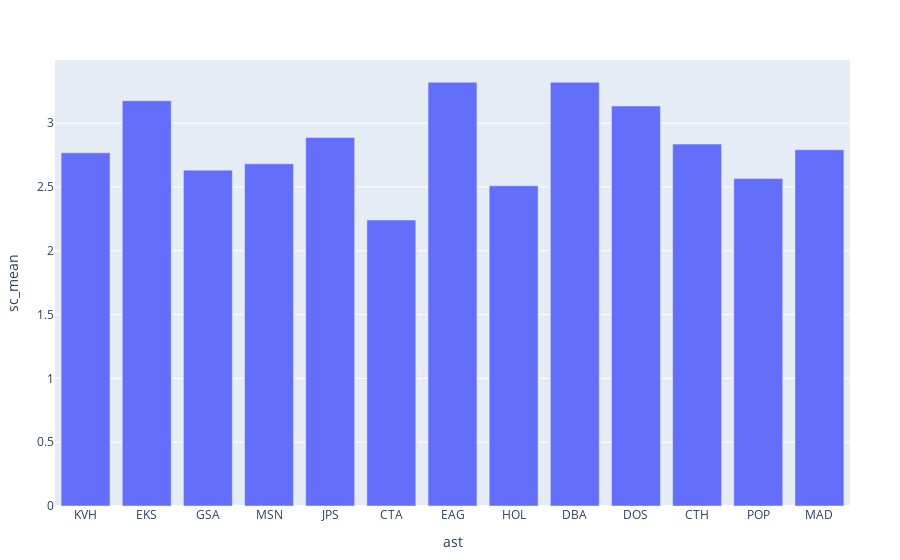

Notebook code for this chart:
### Code cell
plot(combine(q2g,:sc => mean), x=:ast, y=:sc_mean, kind="bar")

### Figure 1 — Plotly figure (JSON) as saved in the notebook; plotly's stock layout.template omitted (floating-point values rounded to 4 significant figures)
{"data": [{"xaxis": "x", "y": [2.768, 3.176, 2.632, 2.682, 2.889, 2.241, 3.321, 2.509, 3.321, 3.135, 2.836, 2.566, 2.792], "type": "bar", "yaxis": "y", "x": ["KVH", "EKS", "GSA", "MSN", "JPS", "CTA", "EAG", "HOL", "DBA", "DOS", "CTH", "POP", "MAD"]}], "layout": {"xaxis": {"title": {"text": "ast"}, "type": "category", "range": [-0.5, 12.5], "autorange": true}, "legend": {"tracegroupgap": 0}, "margin": {"l": 50, "b": 50, "r": 50, "t": 60}, "yaxis": {"title": {"text": "sc_mean"}, "type": "linear", "range": [0, 3.496], "autorange": true}, "autosize": true}}
